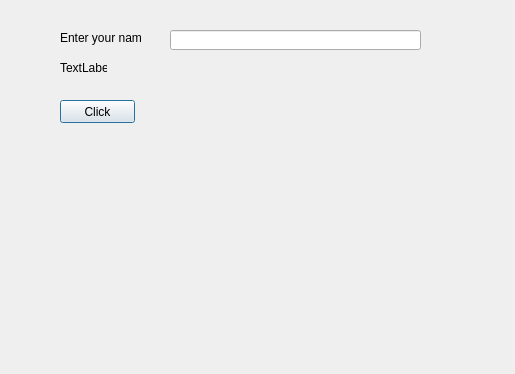
<?xml version="1.0" encoding="UTF-8"?>
<ui version="4.0">
 <class>Dialog</class>
 <widget class="QDialog" name="Dialog">
  <property name="geometry">
   <rect>
    <x>0</x>
    <y>0</y>
    <width>515</width>
    <height>374</height>
   </rect>
  </property>
  <property name="windowTitle">
   <string>Dialog</string>
  </property>
  <widget class="QLabel" name="label">
   <property name="geometry">
    <rect>
     <x>60</x>
     <y>30</y>
     <width>81</width>
     <height>16</height>
    </rect>
   </property>
   <property name="text">
    <string>Enter your name</string>
   </property>
  </widget>
  <widget class="QLabel" name="labelResponse">
   <property name="geometry">
    <rect>
     <x>60</x>
     <y>60</y>
     <width>47</width>
     <height>16</height>
    </rect>
   </property>
   <property name="text">
    <string>TextLabel</string>
   </property>
  </widget>
  <widget class="QPushButton" name="buttonClickMe">
   <property name="geometry">
    <rect>
     <x>60</x>
     <y>100</y>
     <width>75</width>
     <height>23</height>
    </rect>
   </property>
   <property name="text">
    <string>Click</string>
   </property>
  </widget>
  <widget class="QLineEdit" name="lineEditName">
   <property name="geometry">
    <rect>
     <x>170</x>
     <y>30</y>
     <width>251</width>
     <height>20</height>
    </rect>
   </property>
  </widget>
 </widget>
 <resources/>
 <connections/>
</ui>
